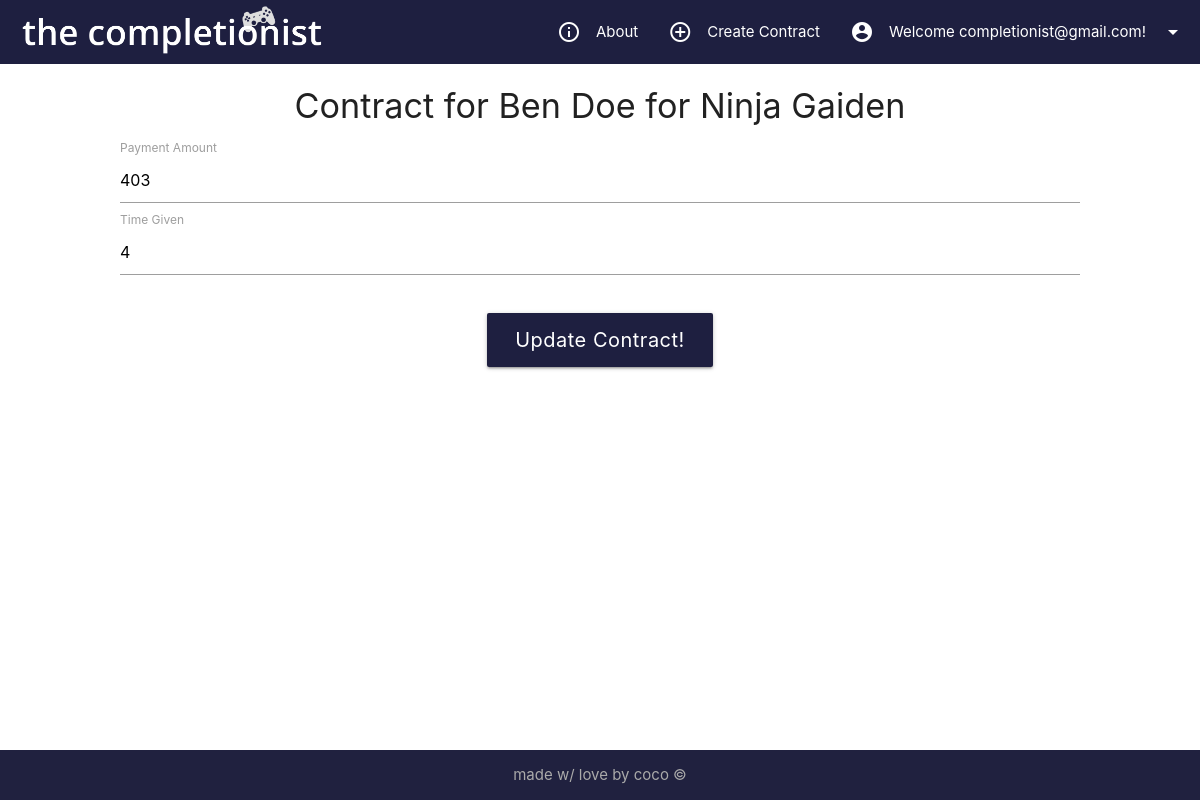
The page /view/updatecontract.php?ContractID=132 (signed in) on the database as committed earlier.
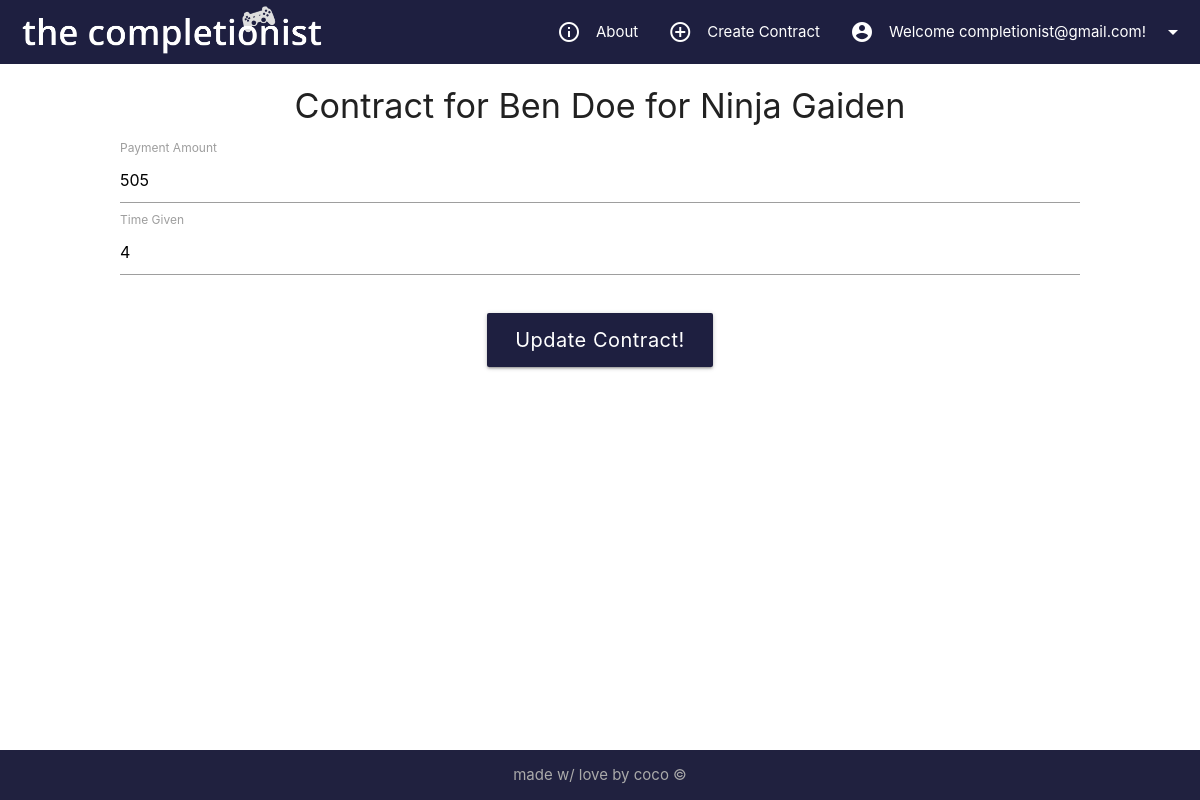
The same page on the database as committed later.
### tables this page shows
CREATE TABLE `contract` (
  `ContractID` int(20) UNSIGNED NOT NULL,
  `Date` varchar(10) NOT NULL,
  `PaymentAmount` int(5) NOT NULL,
  `TimeGiven` varchar(10) NOT NULL,
  `Status` varchar(30) NOT NULL,
  `GameID` int(20) UNSIGNED NOT NULL,
  `UserID` int(20) UNSIGNED NOT NULL
);

CREATE TABLE `users` (
  `UserID` int(20) UNSIGNED NOT NULL,
  `Password` varchar(30) NOT NULL,
  `FirstName` varchar(50) NOT NULL,
  `LastName` varchar(50) NOT NULL,
  `Email` varchar(50) NOT NULL,
  `Country` varchar(30) NOT NULL,
  `PSNID` varchar(50) DEFAULT NULL,
  `SteamID` varchar(50) DEFAULT NULL,
  `XboxID` varchar(50) DEFAULT NULL,
  `Role` varchar(20) NOT NULL
);

CREATE TABLE `games` (
  `GameID` int(20) UNSIGNED NOT NULL,
  `GameTitle` varchar(30) NOT NULL,
  `DateReleased` date NOT NULL,
  `GamePlatform` varchar(10) NOT NULL,
  `Cover` varchar(100) DEFAULT NULL
);

### view/UpdateContract.php (the view, shortened to what this page needs)
	<?php
	include '../model/db.php';
	include 'header.php';
	include 'navigation.php';
	?>
	<?php
	$getquery = '
	SELECT * FROM contract
	inner join users on contract.UserID = users.UserID
	inner join games on contract.GameID = games.GameID
	-- inner join contractstatus on contract.ContractID = contractstatus.ContractID
	-- where contract.ContractID = "132"
	where contract.ContractID = ' . $_GET['ContractID'] . '
	';
	$stmt = $conn->prepare($getquery);
	$stmt->execute();
	$getresult = $stmt->fetch(PDO::FETCH_ASSOC);
	?>
	<?php
	echo'
	<form name="update" id="updatecontract" class="contract" action="../controller/update_process.php?ContractID=' . $_GET['ContractID'] . '" method="post">
	<h4 class="center">Contract for ' . $getresult['FirstName'] . ' ' . $getresult['LastName'] . '
	for ' . $getresult['GameTitle'] . '</h4>
  <div class="input-field col s12">
	<select id="Status" name="Status">
	<option selected>' . $getresult['Status'] . '</option>
	<option disabled></option>
	<option>Awaiting Confirmation</option>
	<option>Payment Recieved</option>
	<option>In Progress</option>
	<option>Completed</option>
	</select>
</div>
	<label>Payment Amount</label>
	<input value="' . $getresult['PaymentAmount'] . '" type="text" name="PaymentAmount" placeholder="Payment Amount">
	<label>Time Given</label>
	<input value="' . $getresult['TimeGiven'] . '" type="text" name="TimeGiven" placeholder="Time Given">
	</form>
	<div class="submit">
	<button id="update" class="sub waves-effect waves-light btn-large" name="submit">Update Contract!</button>
	<div id="msg" class="message">
	<p>Successfully updated!</p>
	<p><a href="../view/requests.php">Return to contracts</a></p>
	</div>
      	</div>
	';
	?>
<?php
	include '../view/footer.php';
?>

### view/header.php (shortened to what this page needs)
<head>
    <link href="https://use.fontawesome.com/releases/v5.0.6/css/all.css" rel="stylesheet">
    <link rel="stylesheet" href="https://cdnjs.cloudflare.com/ajax/libs/materialize/1.0.0-beta/css/materialize.min.css">
    <link rel="stylesheet" href="view/style.css">
</head>
<main>

### view/navigation.php (shortened to what this page needs)
<body>
  <?php
$PHP_SELF=$_SERVER['PHP_SELF'];
$Root='http://'.$_SERVER['HTTP_HOST'].'/completionist'.substr($PHP_SELF,0,strrpos($PHP_SELF,''));
?>
<?php
if (isset($_SESSION['Role']) && $_SESSION['Role'] == 'Admin') {
    ?>
    <?php
    $email = $_SESSION['CurrentUser'];
}
?>
<?php echo'
<ul id="dropdown1" class="dropdown-content">
<li><a class="both" href=" ';
echo $Root;
echo '/view/settings.php"><i class="material-icons left">account_circle</i>
Settings</a></li>
<li class="user"><a href=" ';
echo '/view/requests.php"><i class="material-icons left">account_circle</i>Your Contracts</a></li>
<li class="administrator"><a href=" ';
      echo '/view/requests.php"><i class="material-icons left">event_note</i>Active Requests</a></li>';
echo'
<li><a class="both" href=" ';
echo '/controller/logout_process.php"><i class="material-icons left">exit_to_app</i>Logout</a></li>
</ul>
<div class="navbar-fixed">
  <nav>
    <div class="nav-wrapper">
      <a href=" ';
      echo $Root;
      echo '/index.php" class="brand-logo"><img class="logo" src=" ';
      echo $Root;
      echo '/logo.png"></a>';
      echo'<a href="#" data-target="mobile-demo" class="sidenav-trigger"><i class="material-icons">menu</i></a>
<ul class="right hide-on-med-and-down">
      <li><a class="log modal-trigger" href="#login"><i class="material-icons left">account_circle</i>Login</a></li>';
      echo'
      <li><a href=" ';
      echo $Root;
      echo '/view/about.php"><i class="material-icons left">info_outline</i>About</a></li>';
      echo '
      <li><a class="administrator" href=" ';
      echo $Root;
      echo '/view/contract.php"><i class="material-icons left">add_circle_outline</i>Create Contract</a></li>
      <li><a class="both dropdown-trigger" data-target="dropdown1"><i class="material-icons left">account_circle</i>
      Welcome ' . $email . '!
      <i class="material-icons right">arrow_drop_down</i></a></li>
    </ul>
    </div>
    </nav>
<ul class="sidenav" id="mobile-demo">
      <li><a class="log modal-trigger" href="#login"><i class="material-icons left">account_circle</i>Login</a></li>';
      echo '
      <li><a class="administrator" href=" ';
      echo '/view/contract.php"><i class="material-icons left">add_circle_outline</i>Create Contract</a></li>
      </ul>
  </nav>
</div>
'?>

### view/footer.php (shortened to what this page needs)
 </main>
 <footer class="page-footer">
          <div class="footer-copyright">
            <div class="luv container">
             <a href="http://chloechantelle.com" target="_blank" >made w/ love by coco ©</a>
            </div>
          </div>
        </footer>
</body>
</html>

### view/style.css (style rules this page uses)
.btn, .btn-large, .btn-large:hover, .btn:hover, .btn-large:focus, .btn-large:active, .waves-button-input, .datepicker-date-display, .datepicker-table td.is-selected { color: #fff; background-color: #1e1f40; }
nav, .page-footer, .main, .main-left, .main-right { background: #1e1f40; }
.logo { height: 65px; }
nav, .page-footer { box-shadow: none; }
.page-footer { padding: 0px; }
.brand-logo { margin-left: 10px; }
.contract { width: 80%; margin: 10px auto; }
.submit { text-align: center; }
.submit .btn-large { font-size: 20px; text-transform: none; }
input::placeholder { color: #000 !important; }
body { display: flex; min-height: 100vh; flex-direction: column; }
main { flex: 1 0 auto; }
@media only screen and (max-width: 1200px) { nav .brand-logo { font-size: 30px; } }
.luv a { text-align: center; color: #aaa; }
.container { text-align: center; }
footer .luv::before, footer .luv::after { content: "♥"; margin: 0px 5px 0px 5px; opacity: 0; transition: ease-in-out .3s; }
.btn, .btn-large, .btn-large:hover, .btn:hover { margin-top: 20px; }

### view/navigation.php (style rules this page uses)
.administrator { display: inherit; }
.both { display: inherit; }

Rows that differ between the two databases and show on the page:
changed contract "Ben": PaymentAmount "403" → "505"
